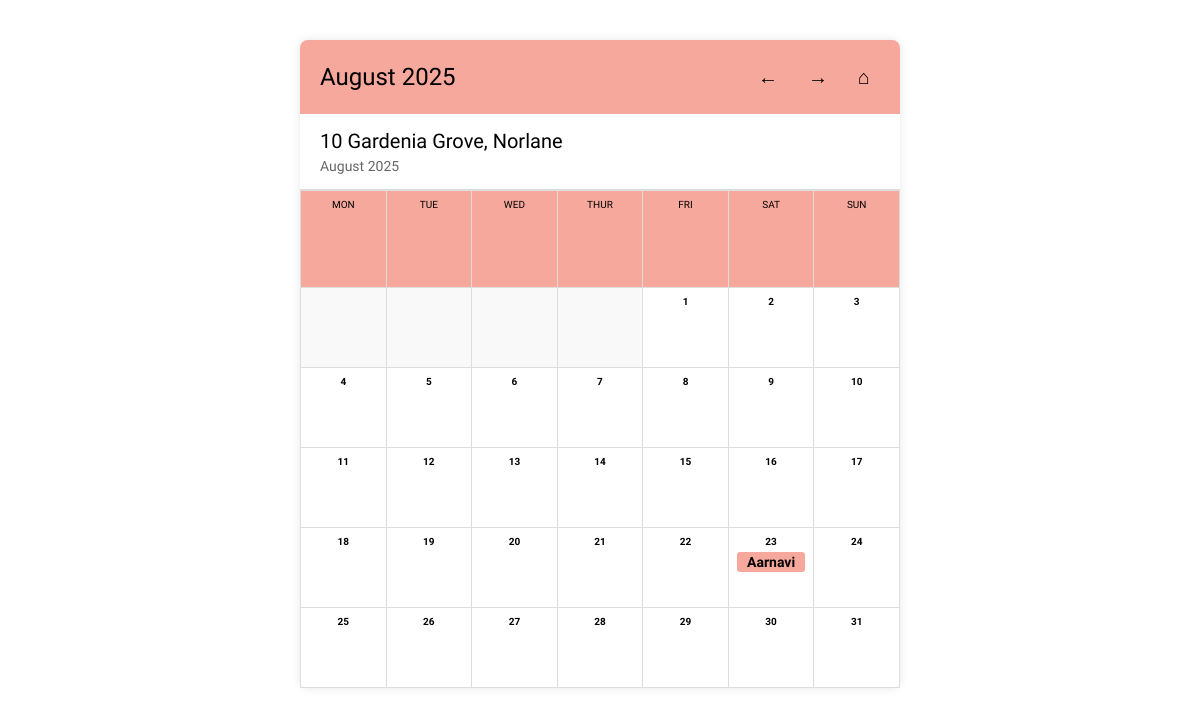
The page /calendar (signed in) on the database as committed earlier.
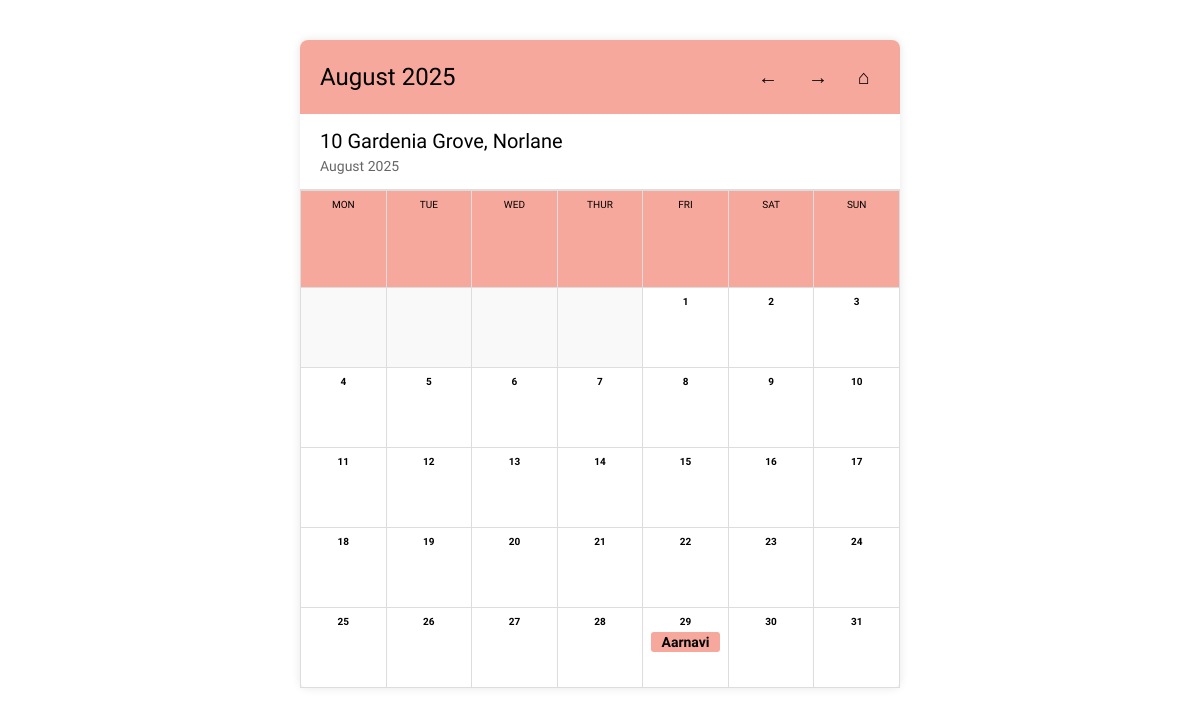
The same page on the database as committed later.
### tables this page shows
CREATE TABLE bookings (
                    id INTEGER PRIMARY KEY AUTOINCREMENT,
                    client_name TEXT,
                    date TEXT,
                    time TEXT,
                    location TEXT,
                    cleaner TEXT
                );

### app.py (the view)
@app.route('/calendar')
def calendar():
    if session.get('role') in ['owner', 'cleaner']:
        month = request.args.get('month', default=None, type=int)
        year = request.args.get('year', default=None, type=int)
        today = datetime.today().date()
        if not month or not year:
            month = today.month
            year = today.year
        conn = get_db()
        c = conn.cursor()
        if session.get('role') == 'owner':
            c.execute("SELECT id, date, client_name FROM bookings")
        else:
            c.execute("SELECT id, date, client_name FROM bookings WHERE cleaner=?", (session['username'],))
        bookings = c.fetchall()
        bookings_by_date = {}
        bookings_by_id = {}
        for booking_id, date_str, client_name in bookings:
            if date_str not in bookings_by_date:
                bookings_by_date[date_str] = []
            bookings_by_date[date_str].append(client_name)
            bookings_by_id[booking_id] = (date_str, client_name)
        first_weekday, num_days = monthrange(year, month)
        weeks = []
        week = [None]*first_weekday
        day = 1
        while day <= num_days:
            week.append(day)
            if len(week) == 7:
                weeks.append(week)
                week = []
            day += 1
        if week:
            while len(week) < 7:
                week.append(None)
            weeks.append(week)
        month_name_str = month_name[month]
        if session.get('role') == 'owner':
            return render_template('owner_calendar.html', username=session['username'], role=session['role'],
                                   bookings=bookings_by_date, weeks=weeks, month=month, year=year, month_name=month_name_str)
        else:
            return render_template('cleaner_calendar.html', username=session['username'], role=session['role'],
                                   bookings=bookings_by_date, weeks=weeks, month=month, year=year, month_name=month_name_str)
    return redirect(url_for('home'))

### app.py (called while the page is built)
def get_db():
    if '_database' not in g:
        g._database = sqlite3.connect(DATABASE, check_same_thread=False)
    return g._database

@app.teardown_appcontext
def close_connection(exception):
    db = g.pop('_database', None)
    if db is not None:
        db.close()

### templates/owner_calendar.html (shortened to what this page needs)
<!DOCTYPE html>
<html lang="en">
<head>
    <link rel="stylesheet" href="/static/owner_calendar.css" />
</head>
<body>
    <div class="calendar-container">
        <header class="calendar-header">
            <h1>{{ month_name }} {{ year }}</h1>
            <div class="nav-buttons">
                <a href="{{ url_for('calendar', month=month-1 if month > 1 else 12, year=year if month > 1 else year-1) }}" title="Previous Month">&#8592;</a>
                <a href="{{ url_for('calendar', month=month+1 if month < 12 else 1, year=year if month < 12 else year+1) }}" title="Next Month">&#8594;</a>
                <a href="{{ url_for('owner_dashboard') }}" title="Home">&#8962;</a>
            </div>
        </header>
        <section class="user-info">
            <p class="address">10 Gardenia Grove, Norlane</p>
            <p class="date">{{ month_name }} {{ year }}</p>
        </section>
        <table class="calendar-grid" style="width: 100%; border-collapse: collapse;">
            <thead>
                <tr>
                    <th>MON</th>
                    <th>TUE</th>
                    <th>WED</th>
                    <th>THUR</th>
                    <th>FRI</th>
                    <th>SAT</th>
                    <th>SUN</th>
                </tr>
            </thead>
            <tbody>
                {% for week in weeks %}
                <tr>
                    {% for day in week %}
                    {% if day %}
                    <td class="day">
                        <div class="day-number">{{ day }}</div>
                        {% set date_str = "{:04d}-{:02d}-{:02d}".format(year, month, day) %}
                        {% if bookings and bookings.get(date_str) %}
                            {% for booking in bookings[date_str] %}
                            <div class="booking">{{ booking }}</div>
                            {% endfor %}
                        {% endif %}
                    </td>
                    {% else %}
                    <td class="day empty-day"></td>
                    {% endif %}
                    {% endfor %}
                </tr>
                {% endfor %}
            </tbody>
        </table>
    </div>
</body>
</html>

Rows that differ between the two databases and show on the page:
changed bookings "Aarnavi": moves from the list under "23" to the list under "29"
